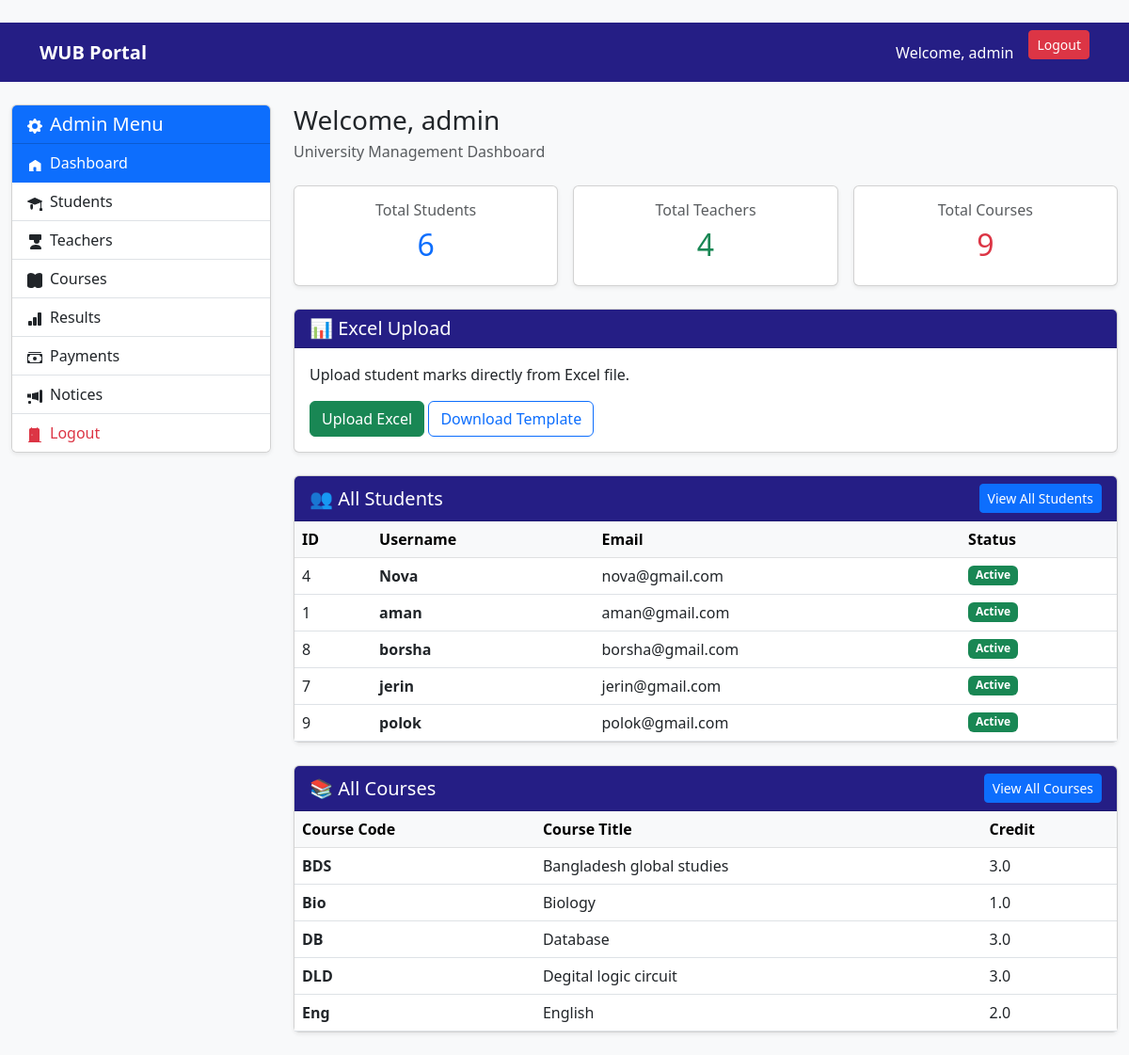
Screenshot of /dashboard/admin/ (signed in) with the database file from the repository.
### accounts/models.py (models this page shows)
class CustomUser(AbstractUser):
    role = models.CharField(max_length=20, default='student')
    profile_picture = models.ImageField(
        upload_to='profile_pics/',
        null=True,
        blank=True
    )
    phone = models.CharField(max_length=20, null=True, blank=True)
    address = models.TextField(null=True, blank=True)

### courses/models.py (models this page shows, shortened)
class Course(models.Model):
    course_code = models.CharField(max_length=20)
    course_title = models.CharField(max_length=200)
    credit = models.FloatField(default=3.0)
    teacher = models.ForeignKey(
        settings.AUTH_USER_MODEL,
        on_delete=models.SET_NULL,
        null=True,
        blank=True,
        limit_choices_to={'role': 'teacher'},
        related_name='assigned_courses'
    )

### accounts/views.py (the view)
# urls.py: path('dashboard/admin/', account_views.admin_dashboard, name='admin_dashboard'),
@login_required(login_url='/login/')
def admin_dashboard(request):
    if request.user.role != 'admin':
        return redirect('home')
    total_students = User.objects.filter(role='student').count()
    total_teachers = User.objects.filter(role='teacher').count()
    total_courses = Course.objects.count()
    students = User.objects.filter(role='student').order_by('username')[:5]
    courses = Course.objects.all().order_by('course_code')[:5]
    return render(request, 'admin/dashboard.html', {
        'total_students': total_students,
        'total_teachers': total_teachers,
        'total_courses': total_courses,
        'students': students,
        'courses': courses,
    })

### templates/admin/dashboard.html (shortened to what this page needs)
﻿{% extends 'admin/admin_base.html' %}
{% block admin_content %}
<h3 class="mb-1">
    Welcome, {{ request.user.first_name|default:request.user.username }}
</h3>
<p class="text-muted mb-4">University Management Dashboard</p>
<div class="row g-3 mb-4">
    <div class="col-md-4">
        <div class="card shadow-sm text-center">
            <div class="card-body">
                <h6 class="text-muted">Total Students</h6>
                <h2 class="text-primary">{{ total_students }}</h2>
            </div>
        </div>
    </div>
    <div class="col-md-4">
        <div class="card shadow-sm text-center">
            <div class="card-body">
                <h6 class="text-muted">Total Teachers</h6>
                <h2 class="text-success">{{ total_teachers }}</h2>
            </div>
        </div>
    </div>
    <div class="col-md-4">
        <div class="card shadow-sm text-center">
            <div class="card-body">
                <h6 class="text-muted">Total Courses</h6>
                <h2 class="text-danger">{{ total_courses }}</h2>
            </div>
        </div>
    </div>
</div>
<div class="card shadow-sm mb-4">
    <div class="card-header">
        <h5 class="mb-0">📊 Excel Upload</h5>
    </div>
    <div class="card-body">
        <p>
            Upload student marks directly from Excel file.
        </p>
        <a href="{% url 'admin_upload_excel' %}"
           class="btn btn-success">
            Upload Excel
        </a>
        <a href="{% url 'download_excel_template' %}"
           class="btn btn-outline-primary">
            Download Template
        </a>
    </div>
</div>
<div class="card shadow-sm mb-4">
    <div class="card-header d-flex justify-content-between align-items-center">
        <h5 class="mb-0">👥 All Students</h5>
        <a href="{% url 'admin_students' %}" class="btn btn-primary btn-sm">
            View All Students
        </a>
    </div>
    <div class="card-body p-0">
        <div class="table-responsive">
            <table class="table table-hover mb-0">
                <thead class="table-light">
                    <tr>
                        <th>ID</th>
                        <th>Username</th>
                        <th>Email</th>
                        <th>Status</th>
                    </tr>
                </thead>
                <tbody>
                    {% for student in students %}
                    <tr>
                        <td>{{ student.id }}</td>
                        <td><strong>{{ student.username }}</strong></td>
                        <td>{{ student.email|default:"-" }}</td>
                        <td>
                            <span class="badge bg-{% if student.is_active %}success{% else %}danger{% endif %}">
                                {{ student.is_active|yesno:"Active,Inactive" }}
                            </span>
                        </td>
                    </tr>
                    {% empty %}
                    <tr>
                        <td colspan="4" class="text-center py-4 text-muted">
                            No students found
                        </td>
                    </tr>
                    {% endfor %}
                </tbody>
            </table>
        </div>
    </div>
</div>
<div class="card shadow-sm">
    <div class="card-header d-flex justify-content-between align-items-center">
        <h5 class="mb-0">📚 All Courses</h5>
        <a href="{% url 'admin_courses' %}" class="btn btn-primary btn-sm">
            View All Courses
        </a>
    </div>
    <div class="card-body p-0">
        <div class="table-responsive">
            <table class="table table-hover mb-0">
                <thead class="table-light">
                    <tr>
                        <th>Course Code</th>
                        <th>Course Title</th>
                        <th>Credit</th>
                    </tr>
                </thead>
                <tbody>
                    {% for course in courses %}
                    <tr>
                        <td><strong>{{ course.course_code }}</strong></td>
                        <td>{{ course.course_title }}</td>
                        <td>{{ course.credit }}</td>
                    </tr>
                    {% empty %}
                    <tr>
                        <td colspan="3" class="text-center py-4 text-muted">
                            No courses found
                        </td>
                    </tr>
                    {% endfor %}
                </tbody>
            </table>
        </div>
    </div>
</div>
{% endblock %}

### templates/base.html (shortened to what this page needs)
{% load static %}
<!DOCTYPE html>
<html lang="en">
<head>
    <link href="https://cdn.jsdelivr.net/npm/bootstrap@5.3.0/dist/css/bootstrap.min.css" rel="stylesheet">
</head>
<body>
    <nav class="navbar navbar-expand-lg navbar-dark">
        <div class="container">
            <a class="navbar-brand fw-bold" href="{% url 'student_dashboard' %}">WUB Portal</a>
            <div class="ms-auto d-flex align-items-center">
                <span class="text-white me-3">
                    Welcome, {{ request.user.get_full_name|default:request.user.username }}
                </span>
                <form method="post" action="{% url 'logout' %}" style="display: inline;">
                    <button type="submit" class="btn btn-danger btn-sm">Logout</button>
                </form>
            </div>
        </div>
    </nav>
    {% block content %}
    {% endblock %}
</body>
</html>

### templates/base.html (style rules this page uses)
body { background-color: #f8f9fa; }
.navbar { background: #251e85; }
.navbar-brand, .nav-link { color: white !important; }
.card-header { background: #251e85; color: white; }

### rows the page displays
CustomUser: user.get_full_name "admin", user.first_name "admin"
CustomUser: id "4", username "Nova", email "nova@gmail.com", is_active "Active"
CustomUser: id "1", username "aman", email "aman@gmail.com", is_active "Active"
CustomUser: id "8", username "borsha", email "borsha@gmail.com", is_active "Active"
CustomUser: id "7", username "jerin", email "jerin@gmail.com", is_active "Active"
CustomUser: id "9", username "polok", email "polok@gmail.com", is_active "Active"
Course: course_code "BDS", course_title "Bangladesh global studies", credit "3.0"
Course: course_code "Bio", course_title "Biology", credit "1.0"
Course: course_code "DB", course_title "Database", credit "3.0"
Course: course_code "DLD", course_title "Degital logic circuit", credit "3.0"
Course: course_code "Eng", course_title "English", credit "2.0"

### other values shown
{{ total_students }} "6"
{{ total_teachers }} "4"
{{ total_courses }} "9"
